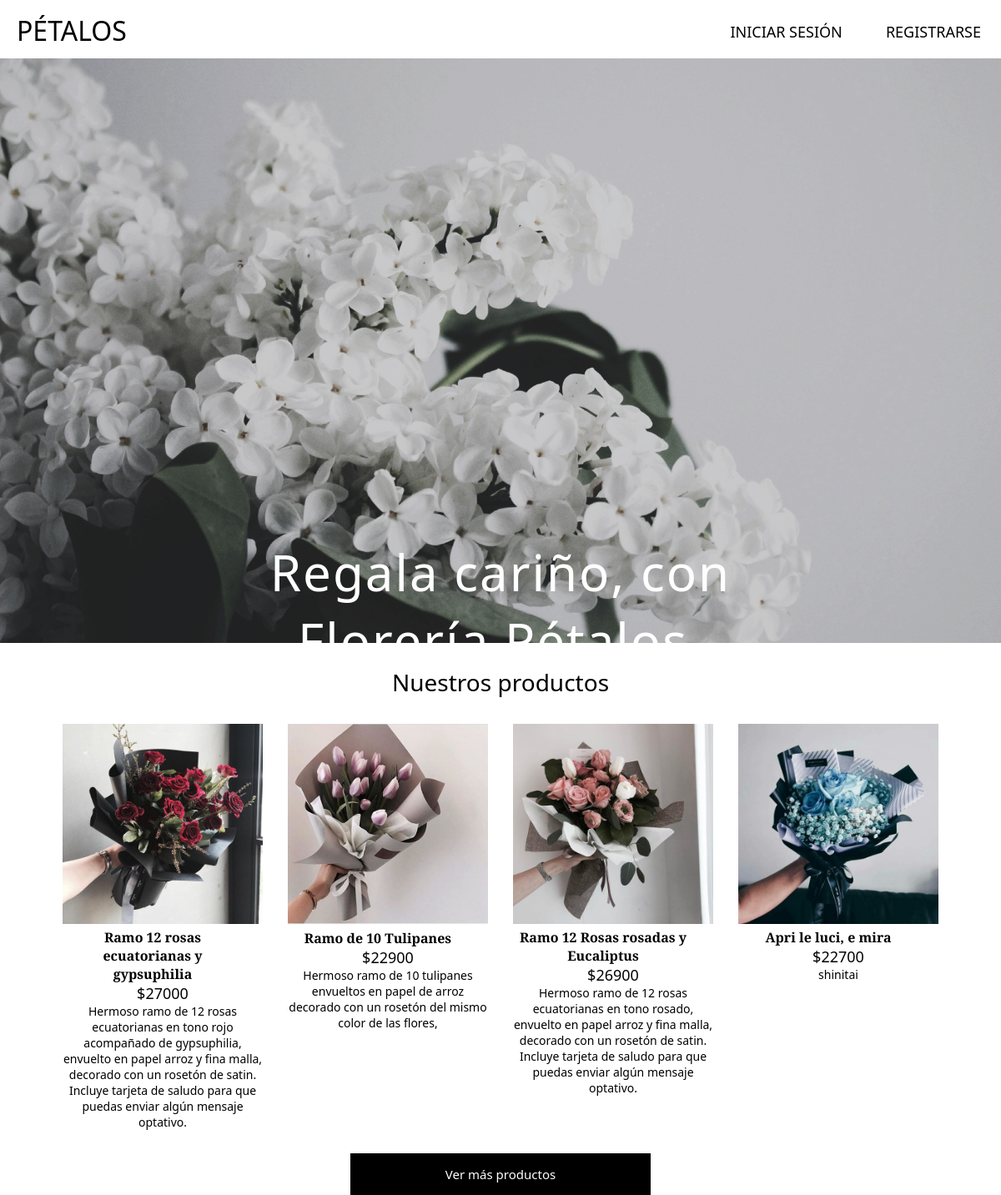
The page / on the database its author committed.
### FloreriaPetalos/models.py (models this page shows, shortened)
class Producto(models.Model):
    nombre = models.CharField(max_length=100)
    valor = models.IntegerField(default=1000)
    descripcion = models.TextField(null=True, blank=True)
    stock = models.IntegerField(default=1)
    imagen= models.ImageField(upload_to='productos')
    estado =models.ForeignKey(Estado, on_delete=models.CASCADE)
    categoria =models.ForeignKey(Categoria, on_delete=models.CASCADE)
    created_date = models.DateTimeField(
            default=timezone.now)

### FloreriaPetalos/views.py (the view)
# urls.py: path('',index, name='Inicio'),
def index(request):
    productos = Producto.objects.all()
    estados = Estado.objects.all()
    data = {
        'productos':productos,
        'estados': estados
    }
    return render(request, 'core/index.html', data)

### FloreriaPetalos/templates/core/index.html (shortened to what this page needs)
{% extends "core/base.html" %}
{% load static %}
{% block hojaEstilo %}
      <link rel="stylesheet" href="{% static 'css/index.css' %}">
{% endblock hojaEstilo %}
{% block contenido %}
      <div class="index-info">
            <div class="banner">
                  <img src="{% static 'img/portada.jpg' %}">
                  <h1>Regala cariño, con Florería Pétalos.</h1>
            </div>
            <h2>Nuestros productos</h2>
            <div class="muestra-productos">
                  {% for p in productos|slice:":4" %}
                        <div class="box">
                              <img src="{{p.imagen.url}}" alt="">
                              <h1>{{p.nombre}} </h1>
                              <h2 id="precio">${{p.valor}}</h2>
                              <p>{{p.descripcion}}</p>
                        </div>
                  {% endfor %}
            </div>
            <div class="button">
                  <a href="{% url 'Catalogo' %}"><button id="btnGaleria"><span>Ver más productos</span></button></a>
            </div>
      </div>
{% endblock contenido %}

### FloreriaPetalos/templates/core/base.html (shortened to what this page needs)
<!DOCTYPE html>
<html lang="en">
{% load static %}
<head>
      {% load pwa %}
      <link rel="stylesheet" href="{% static 'css/base.css' %}">
      {% block hojaEstilo %}{% endblock hojaEstilo %}
</head>
<body>
    <header>
            <div class="container">
                  <nav>
                        <div class="logo">
                              <a href="{% url 'Inicio' %}">pétalos</a>
                        </div>
                        <div class="nav-wrapper">
                              <ul>
                                    {% if user.is_authenticated %}
                                          <li><a href="#">Bienveni@, {{user.username}}!</a></li>
                                          <li><a href="{% url 'Catalogo' %}">Catálogo</a></li>
                                          {% if perms.FloreriaPetalos.add_producto %}
                                                <li><a href="{% url 'ListadoProductos' %}">Administración</a></li>
                                          {% else %}
                                                <li><a href="#">Carro</a></li>
                                          {% endif %}
                                          <li><a href="{% url 'logout'%}">CERRAR SESIÓN</a></li>
                                    {% else %}
                                          <li><a href="{% url 'login'%}">INICIAR SESIÓN</a></li>
                                          <li><a href="{% url 'Register'%}">REGISTRARSE</a></li>
                                    {% endif %}
                              </ul>
                        </div>
                  </nav>
            </div>
    </header>
    <section>
        {% block contenido %}
        {% endblock contenido %}
    </section>
</body>
</html>

### FloreriaPetalos/static/css/base.css (style rules this page uses)
* { box-sizing: border-box; }
html { margin: 0; padding: 0; width: 100%; height: 100vh; }
body { margin: 0; padding: 0; width: 100%; height: 100vh; font-family: Alegreya, 'Segoe UI', Tahoma, Geneva, Verdana, sans-serif; font-weight: 400; }
header { width: 100%; height: 70px; }
nav { padding-top: 10px; width: 100%; height: 70px; background: rgba(255, 255, 255, 0.842); position: fixed; z-index: 100; -webkit-animation: fadein 3s; -moz-animation: fadein 3s; -ms-animation: fadein 3s; -o-animation: fadein 3s; animation: fadein 3s; }
.logo { float: left; margin-left: 10px; margin-top: 5px; padding-left: 10px; }
.logo a { color: #000; text-transform: uppercase; font-weight: 200; text-decoration: none; font-size: 32px; }
nav ul { float: right; }
nav ul li { display: inline-block; }
nav ul li:not(:first-child) { margin-left: 48px; }
nav ul li:last-child { margin-right: 24px; }
nav ul li a { display: inline-block; outline: none; color: #000; text-decoration: none; font-size: 18px; font-weight: 400; transition: 1s; }

### FloreriaPetalos/static/css/index.css (style rules this page uses)
.index-info { height: 100%; margin: auto; -webkit-animation: fadein 2s; -moz-animation: fadein 2s; -ms-animation: fadein 2s; -o-animation: fadein 2s; animation: fadein 2s; }
.banner { width: 100%; }
.banner img { position: relative; width: 100%; height: 100%; }
.banner h1 { position: absolute; width: 55%; font-weight: 300; color: white; letter-spacing: 2px; font-size: 60px; margin: 0 auto; left: 0; right: 0; top: 45%; text-align: center; }
h2 { text-align: center; font-weight: 400; font-size: 28px; }
.muestra-productos { margin-top: 20px; display: flex; flex-wrap: wrap; flex-direction: row; align-items: center; justify-content: center; width: 100%; }
.box { width: 20%; align-self: flex-start; margin: 8px 15px; text-align: center; }
.box img { width: 100%; transition: 1s; }
.box h1 { max-width: 90%; margin: 0; font-size: 100%; font-weight: 600; }
#precio { margin: 0; font-size: 18px; font-weight: 400; }
p { font-size: 14px; margin: 0; }
.button { margin: auto; text-align: center; align-items: center; justify-content: center; width: 100%; margin-top: 20px; margin-bottom: 20px; }
#btnGaleria { background: black; color: white; border: 0; height: 50px; width: 30%; font-family: 'Segoe UI', Tahoma, Geneva, Verdana, sans-serif; font-size: 15px; transition: all 0.5s; }
#btnGaleria span { cursor: pointer; display: inline-block; position: relative; transition: 0.5s; }
#btnGaleria span:after { content: '\1f862'; position: absolute; opacity: 0; top: 0; right: -20px; transition: 0.5s; font-size: 15px; }

### rows shown on the page
Producto: imagen (picture), nombre "Ramo 12 rosas ecuatorianas y gypsuphilia", valor "27000", descripcion "Hermoso ramo de 12 rosas ecuatorianas en tono rojo acompañado de gypsuphilia, envuelto en papel arroz y fina malla, decorado con un rosetón de satin. Incluye tarjeta de saludo para que puedas enviar algún mensaje optativo."
Producto: imagen (picture), nombre "Ramo de 10 Tulipanes", valor "22900", descripcion "Hermoso ramo de 10 tulipanes envueltos en papel de arroz decorado con un rosetón del mismo color de las flores,"
Producto: imagen (picture), nombre "Ramo 12 Rosas rosadas y Eucaliptus", valor "26900", descripcion "Hermoso ramo de 12 rosas ecuatorianas en tono rosado, envuelto en papel arroz y fina malla, decorado con un rosetón de satin. Incluye tarjeta de saludo para que puedas enviar algún mensaje optativo."
Producto: imagen (picture), nombre "Apri le luci, e mira", valor "22700", descripcion "shinitai"
